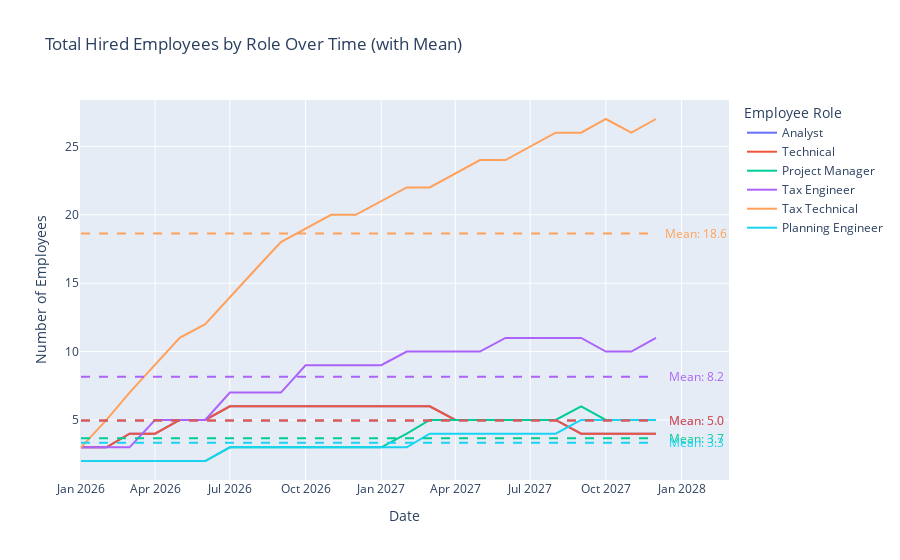

Write notebook code for a chart like this one.
### Code cell
import plotly.express as px
import plotly.graph_objects as go # We need to import graph_objects to add shapes

# --- Plot 1: Total Hired Employees by Role with Mean Lines ---

# Make sure 'Date' is a column for plotting, if it's the index, reset it.
plot_df = simulation_df.reset_index()

# Select the columns that represent the total hired staff for each role
hired_total_columns = [col for col in plot_df.columns if 'Hired (Total)' in col]

# Get the default color sequence used by Plotly Express
colors = px.colors.qualitative.Plotly

# Create the base line plot
fig_employees = px.line(
    plot_df,
    x='Date',
    y=hired_total_columns,
    title='Total Hired Employees by Role Over Time (with Mean)',
    labels={'value': 'Number of Employees', 'variable': 'Employee Role'}
)

# --- NEW: Add a dashed mean line for each role ---
for i, col in enumerate(hired_total_columns):
    # Calculate the mean for the current role
    mean_value = plot_df[col].mean()
    
    # Get the corresponding color for the current trace
    line_color = colors[i % len(colors)]
    
    # Add a horizontal dashed line for the mean
    fig_employees.add_shape(
        type="line",
        x0=plot_df['Date'].min(),
        y0=mean_value,
        x1=plot_df['Date'].max(),
        y1=mean_value,
        line=dict(
            color=line_color,
            width=2,
            dash="dash",
        )
    )
    
    # Add an annotation to label the mean line
    fig_employees.add_annotation(
        x=plot_df['Date'].max(),
        y=mean_value,
        text=f"Mean: {mean_value:.1f}",
        showarrow=False,
        xshift=40, # Shift text to the right of the line
        font=dict(
            color=line_color
        )
    )


# Update the legend to show clean role names
fig_employees.for_each_trace(lambda t: t.update(name = t.name.replace(" Hired (Total)", "")))

# Show the plot
fig_employees.show()

### Figure 1 — Plotly figure (JSON) as saved in the notebook; plotly's stock layout.template omitted (floating-point values rounded to 4 significant figures)
{"data": [{"hovertemplate": "Employee Role=Analyst Hired (Total)<br>Date=%{x}<br>Number of Employees=%{y}<extra></extra>", "legendgroup": "Analyst Hired (Total)", "line": {"color": "#636efa", "dash": "solid"}, "marker": {"symbol": "circle"}, "mode": "lines", "name": "Analyst", "orientation": "v", "showlegend": true, "type": "scatter", "x": ["2026-01-01T00:00:00.000000000", "2026-02-01T00:00:00.000000000", "2026-03-01T00:00:00.000000000", "2026-04-01T00:00:00.000000000", "2026-05-01T00:00:00.000000000", "2026-06-01T00:00:00.000000000", "2026-07-01T00:00:00.000000000", "2026-08-01T00:00:00.000000000", "2026-09-01T00:00:00.000000000", "2026-10-01T00:00:00.000000000", "2026-11-01T00:00:00.000000000", "2026-12-01T00:00:00.000000000", "2027-01-01T00:00:00.000000000", "2027-02-01T00:00:00.000000000", "2027-03-01T00:00:00.000000000", "2027-04-01T00:00:00.000000000", "2027-05-01T00:00:00.000000000", "2027-06-01T00:00:00.000000000", "2027-07-01T00:00:00.000000000", "2027-08-01T00:00:00.000000000", "2027-09-01T00:00:00.000000000", "2027-10-01T00:00:00.000000000", "2027-11-01T00:00:00.000000000", "2027-12-01T00:00:00.000000000"], "xaxis": "x", "y": [3, 3, 4, 4, 5, 5, 6, 6, 6, 6, 6, 6, 6, 6, 6, 5, 5, 5, 5, 5, 4, 4, 4, 4], "yaxis": "y"}, {"hovertemplate": "Employee Role=Technical Hired (Total)<br>Date=%{x}<br>Number of Employees=%{y}<extra></extra>", "legendgroup": "Technical Hired (Total)", "line": {"color": "#EF553B", "dash": "solid"}, "marker": {"symbol": "circle"}, "mode": "lines", "name": "Technical", "orientation": "v", "showlegend": true, "type": "scatter", "x": ["2026-01-01T00:00:00.000000000", "2026-02-01T00:00:00.000000000", "2026-03-01T00:00:00.000000000", "2026-04-01T00:00:00.000000000", "2026-05-01T00:00:00.000000000", "2026-06-01T00:00:00.000000000", "2026-07-01T00:00:00.000000000", "2026-08-01T00:00:00.000000000", "2026-09-01T00:00:00.000000000", "2026-10-01T00:00:00.000000000", "2026-11-01T00:00:00.000000000", "2026-12-01T00:00:00.000000000", "2027-01-01T00:00:00.000000000", "2027-02-01T00:00:00.000000000", "2027-03-01T00:00:00.000000000", "2027-04-01T00:00:00.000000000", "2027-05-01T00:00:00.000000000", "2027-06-01T00:00:00.000000000", "2027-07-01T00:00:00.000000000", "2027-08-01T00:00:00.000000000", "2027-09-01T00:00:00.000000000", "2027-10-01T00:00:00.000000000", "2027-11-01T00:00:00.000000000", "2027-12-01T00:00:00.000000000"], "xaxis": "x", "y": [3, 3, 4, 4, 5, 5, 6, 6, 6, 6, 6, 6, 6, 6, 6, 5, 5, 5, 5, 5, 4, 4, 4, 4], "yaxis": "y"}, {"hovertemplate": "Employee Role=Project Manager Hired (Total)<br>Date=%{x}<br>Number of Employees=%{y}<extra></extra>", "legendgroup": "Project Manager Hired (Total)", "line": {"color": "#00cc96", "dash": "solid"}, "marker": {"symbol": "circle"}, "mode": "lines", "name": "Project Manager", "orientation": "v", "showlegend": true, "type": "scatter", "x": ["2026-01-01T00:00:00.000000000", "2026-02-01T00:00:00.000000000", "2026-03-01T00:00:00.000000000", "2026-04-01T00:00:00.000000000", "2026-05-01T00:00:00.000000000", "2026-06-01T00:00:00.000000000", "2026-07-01T00:00:00.000000000", "2026-08-01T00:00:00.000000000", "2026-09-01T00:00:00.000000000", "2026-10-01T00:00:00.000000000", "2026-11-01T00:00:00.000000000", "2026-12-01T00:00:00.000000000", "2027-01-01T00:00:00.000000000", "2027-02-01T00:00:00.000000000", "2027-03-01T00:00:00.000000000", "2027-04-01T00:00:00.000000000", "2027-05-01T00:00:00.000000000", "2027-06-01T00:00:00.000000000", "2027-07-01T00:00:00.000000000", "2027-08-01T00:00:00.000000000", "2027-09-01T00:00:00.000000000", "2027-10-01T00:00:00.000000000", "2027-11-01T00:00:00.000000000", "2027-12-01T00:00:00.000000000"], "xaxis": "x", "y": [2, 2, 2, 2, 2, 2, 3, 3, 3, 3, 3, 3, 3, 4, 5, 5, 5, 5, 5, 5, 6, 5, 5, 5], "yaxis": "y"}, {"hovertemplate": "Employee Role=Tax Engineer Hired (Total)<br>Date=%{x}<br>Number of Employees=%{y}<extra></extra>", "legendgroup": "Tax Engineer Hired (Total)", "line": {"color": "#ab63fa", "dash": "solid"}, "marker": {"symbol": "circle"}, "mode": "lines", "name": "Tax Engineer", "orientation": "v", "showlegend": true, "type": "scatter", "x": ["2026-01-01T00:00:00.000000000", "2026-02-01T00:00:00.000000000", "2026-03-01T00:00:00.000000000", "2026-04-01T00:00:00.000000000", "2026-05-01T00:00:00.000000000", "2026-06-01T00:00:00.000000000", "2026-07-01T00:00:00.000000000", "2026-08-01T00:00:00.000000000", "2026-09-01T00:00:00.000000000", "2026-10-01T00:00:00.000000000", "2026-11-01T00:00:00.000000000", "2026-12-01T00:00:00.000000000", "2027-01-01T00:00:00.000000000", "2027-02-01T00:00:00.000000000", "2027-03-01T00:00:00.000000000", "2027-04-01T00:00:00.000000000", "2027-05-01T00:00:00.000000000", "2027-06-01T00:00:00.000000000", "2027-07-01T00:00:00.000000000", "2027-08-01T00:00:00.000000000", "2027-09-01T00:00:00.000000000", "2027-10-01T00:00:00.000000000", "2027-11-01T00:00:00.000000000", "2027-12-01T00:00:00.000000000"], "xaxis": "x", "y": [3, 3, 3, 5, 5, 5, 7, 7, 7, 9, 9, 9, 9, 10, 10, 10, 10, 11, 11, 11, 11, 10, 10, 11], "yaxis": "y"}, {"hovertemplate": "Employee Role=Tax Technical Hired (Total)<br>Date=%{x}<br>Number of Employees=%{y}<extra></extra>", "legendgroup": "Tax Technical Hired (Total)", "line": {"color": "#FFA15A", "dash": "solid"}, "marker": {"symbol": "circle"}, "mode": "lines", "name": "Tax Technical", "orientation": "v", "showlegend": true, "type": "scatter", "x": ["2026-01-01T00:00:00.000000000", "2026-02-01T00:00:00.000000000", "2026-03-01T00:00:00.000000000", "2026-04-01T00:00:00.000000000", "2026-05-01T00:00:00.000000000", "2026-06-01T00:00:00.000000000", "2026-07-01T00:00:00.000000000", "2026-08-01T00:00:00.000000000", "2026-09-01T00:00:00.000000000", "2026-10-01T00:00:00.000000000", "2026-11-01T00:00:00.000000000", "2026-12-01T00:00:00.000000000", "2027-01-01T00:00:00.000000000", "2027-02-01T00:00:00.000000000", "2027-03-01T00:00:00.000000000", "2027-04-01T00:00:00.000000000", "2027-05-01T00:00:00.000000000", "2027-06-01T00:00:00.000000000", "2027-07-01T00:00:00.000000000", "2027-08-01T00:00:00.000000000", "2027-09-01T00:00:00.000000000", "2027-10-01T00:00:00.000000000", "2027-11-01T00:00:00.000000000", "2027-12-01T00:00:00.000000000"], "xaxis": "x", "y": [3, 5, 7, 9, 11, 12, 14, 16, 18, 19, 20, 20, 21, 22, 22, 23, 24, 24, 25, 26, 26, 27, 26, 27], "yaxis": "y"}, {"hovertemplate": "Employee Role=Planning Engineer Hired (Total)<br>Date=%{x}<br>Number of Employees=%{y}<extra></extra>", "legendgroup": "Planning Engineer Hired (Total)", "line": {"color": "#19d3f3", "dash": "solid"}, "marker": {"symbol": "circle"}, "mode": "lines", "name": "Planning Engineer", "orientation": "v", "showlegend": true, "type": "scatter", "x": ["2026-01-01T00:00:00.000000000", "2026-02-01T00:00:00.000000000", "2026-03-01T00:00:00.000000000", "2026-04-01T00:00:00.000000000", "2026-05-01T00:00:00.000000000", "2026-06-01T00:00:00.000000000", "2026-07-01T00:00:00.000000000", "2026-08-01T00:00:00.000000000", "2026-09-01T00:00:00.000000000", "2026-10-01T00:00:00.000000000", "2026-11-01T00:00:00.000000000", "2026-12-01T00:00:00.000000000", "2027-01-01T00:00:00.000000000", "2027-02-01T00:00:00.000000000", "2027-03-01T00:00:00.000000000", "2027-04-01T00:00:00.000000000", "2027-05-01T00:00:00.000000000", "2027-06-01T00:00:00.000000000", "2027-07-01T00:00:00.000000000", "2027-08-01T00:00:00.000000000", "2027-09-01T00:00:00.000000000", "2027-10-01T00:00:00.000000000", "2027-11-01T00:00:00.000000000", "2027-12-01T00:00:00.000000000"], "xaxis": "x", "y": [2, 2, 2, 2, 2, 2, 3, 3, 3, 3, 3, 3, 3, 3, 4, 4, 4, 4, 4, 4, 5, 5, 5, 5], "yaxis": "y"}], "layout": {"annotations": [{"font": {"color": "#636EFA"}, "showarrow": false, "text": "Mean: 5.0", "x": "2027-12-01T00:00:00", "xshift": 40, "y": 4.958}, {"font": {"color": "#EF553B"}, "showarrow": false, "text": "Mean: 5.0", "x": "2027-12-01T00:00:00", "xshift": 40, "y": 4.958}, {"font": {"color": "#00CC96"}, "showarrow": false, "text": "Mean: 3.7", "x": "2027-12-01T00:00:00", "xshift": 40, "y": 3.667}, {"font": {"color": "#AB63FA"}, "showarrow": false, "text": "Mean: 8.2", "x": "2027-12-01T00:00:00", "xshift": 40, "y": 8.167}, {"font": {"color": "#FFA15A"}, "showarrow": false, "text": "Mean: 18.6", "x": "2027-12-01T00:00:00", "xshift": 40, "y": 18.62}, {"font": {"color": "#19D3F3"}, "showarrow": false, "text": "Mean: 3.3", "x": "2027-12-01T00:00:00", "xshift": 40, "y": 3.333}], "legend": {"title": {"text": "Employee Role"}, "tracegroupgap": 0}, "shapes": [{"line": {"color": "#636EFA", "dash": "dash", "width": 2}, "type": "line", "x0": "2026-01-01T00:00:00", "x1": "2027-12-01T00:00:00", "y0": 4.958, "y1": 4.958}, {"line": {"color": "#EF553B", "dash": "dash", "width": 2}, "type": "line", "x0": "2026-01-01T00:00:00", "x1": "2027-12-01T00:00:00", "y0": 4.958, "y1": 4.958}, {"line": {"color": "#00CC96", "dash": "dash", "width": 2}, "type": "line", "x0": "2026-01-01T00:00:00", "x1": "2027-12-01T00:00:00", "y0": 3.667, "y1": 3.667}, {"line": {"color": "#AB63FA", "dash": "dash", "width": 2}, "type": "line", "x0": "2026-01-01T00:00:00", "x1": "2027-12-01T00:00:00", "y0": 8.167, "y1": 8.167}, {"line": {"color": "#FFA15A", "dash": "dash", "width": 2}, "type": "line", "x0": "2026-01-01T00:00:00", "x1": "2027-12-01T00:00:00", "y0": 18.62, "y1": 18.62}, {"line": {"color": "#19D3F3", "dash": "dash", "width": 2}, "type": "line", "x0": "2026-01-01T00:00:00", "x1": "2027-12-01T00:00:00", "y0": 3.333, "y1": 3.333}], "title": {"text": "Total Hired Employees by Role Over Time (with Mean)"}, "xaxis": {"anchor": "y", "domain": [0, 1], "title": {"text": "Date"}}, "yaxis": {"anchor": "x", "domain": [0, 1], "title": {"text": "Number of Employees"}}}}
